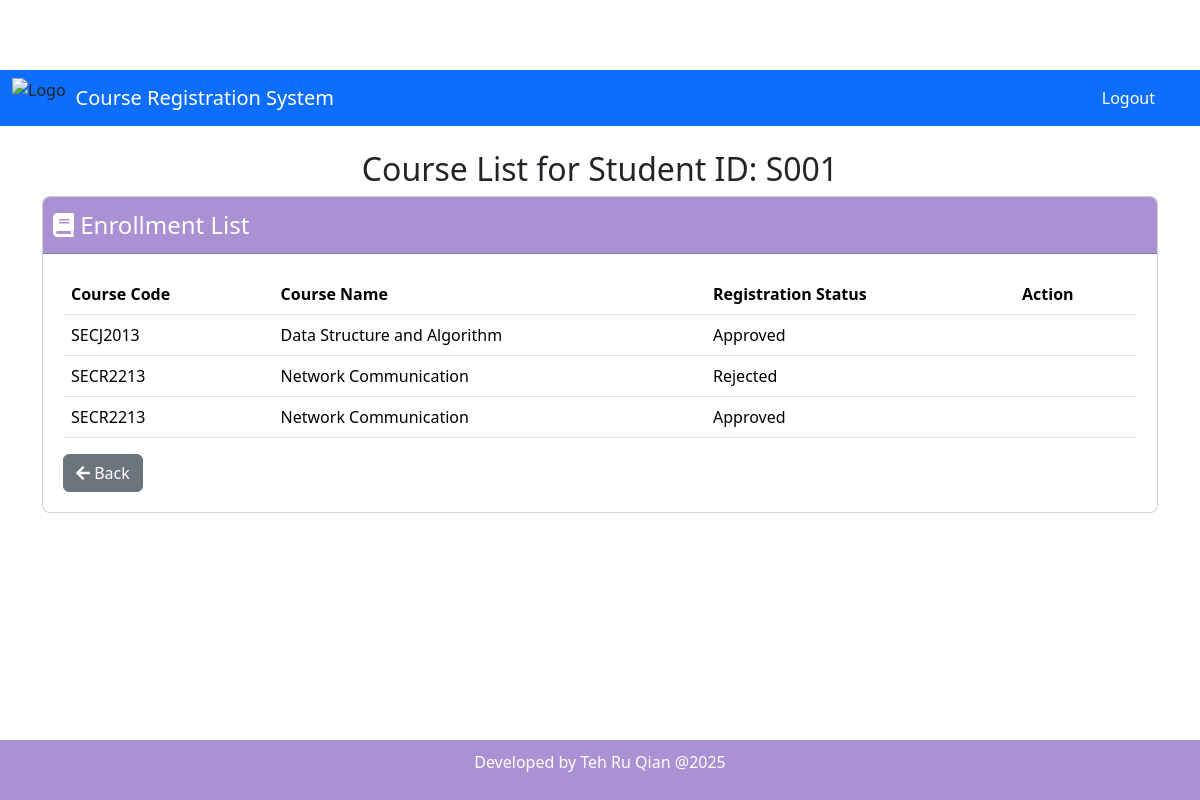
Screenshot of /lecturer/s_course_list.php?id=S001 (signed in) with the database file from the repository.
### tables this page shows
CREATE TABLE `tb_enrollments` (
  `enrollment_id` int(11) NOT NULL,
  `student_id` varchar(11) NOT NULL,
  `course_id` int(11) NOT NULL,
  `semester` varchar(20) NOT NULL,
  `registration_date` date NOT NULL DEFAULT current_timestamp(),
  `registration_status` int(5) NOT NULL
);

CREATE TABLE `tb_courses` (
  `course_id` int(11) NOT NULL,
  `course_name` varchar(100) NOT NULL,
  `course_code` varchar(20) NOT NULL,
  `course_description` text DEFAULT NULL,
  `lecturer_id` varchar(11) NOT NULL,
  `max_students` int(11) NOT NULL
);

CREATE TABLE `tb_status` (
  `s_id` int(5) NOT NULL,
  `s_desc` varchar(30) NOT NULL
);

### lecturer/s_course_list.php (the view, shortened to what this page needs)
<?php
include '../db_connect.php';
include '../headerlecturer.php';
$student_id = $_GET['id'];
$sql = "SELECT e.enrollment_id, c.course_code, c.course_name, e.registration_status
        FROM tb_enrollments e
        JOIN tb_courses c ON e.course_id = c.course_id
        WHERE e.student_id = ?";
$stmt = $conn->prepare($sql);
$stmt->bind_param("s", $student_id);
$stmt->execute();
$course_result = $stmt->get_result();
?>
<div class="container">
<br>
<div class="jumbotron">
    <h2 style="text-align: center;">Course List for Student ID: <?php echo htmlspecialchars($student_id); ?></h2>
    <div class="card mb-3" style="border-radius: 0.5rem; overflow: hidden;">
        <div class="card-header" style="background-color: #a991d4; color: white; padding: 10px; font-size: 1.5rem;">
            <i class="fas fa-book"></i> Enrollment List
        </div>
    <div class="card-body" style="padding: 20px;">
    <table class="table table-hover align-middle">
        <thead>
            <tr>
                <th>Course Code</th>
                <th>Course Name</th>
                <th>Registration Status</th>
                <th>Action</th>
            </tr>
        </thead>
        <tbody>
        <?php
        if ($course_result->num_rows > 0) {
            while ($course = $course_result->fetch_assoc()) {
                echo "<tr>";
                echo "<td>" . htmlspecialchars($course['course_code']) . "</td>";
                echo "<td>" . htmlspecialchars($course['course_name']) . "</td>";
                $registration_status = $course['registration_status'];
                $status_sql = "SELECT s_desc FROM tb_status WHERE s_id = '$registration_status'";
                $status_result = mysqli_query($conn, $status_sql);
                $status_row = mysqli_fetch_assoc($status_result);
                $registration_status_desc = $status_row['s_desc'];
                echo "<td>" . htmlspecialchars($registration_status_desc) . "</td>";
                if ($course['registration_status'] == '1') {
                    echo "<td class='text-left'><button class='btn btn-success' onclick=\"changeStatus('" . $course['enrollment_id'] . "')\">Approve</button></td>";
                } else {
                    echo "<td></td>";
                }
                echo "</tr>";
            }
        } else {
            echo "<tr><td colspan='4' class='text-center'>No courses found</td></tr>";
        }
        ?>
        </tbody>
    </table>
    <button type="button" class="btn btn-secondary" onclick="window.location.href='student_list.php'">
        <i class="fas fa-arrow-left"></i> Back
    </button>
</div>
<?php include '../footer.php';?>

### headerlecturer.php (shortened to what this page needs)
<!DOCTYPE html>
<html lang="en">
<head>
    <link href="../css/bootstrap.css" rel="stylesheet">
    <link rel="stylesheet" href="https://cdnjs.cloudflare.com/ajax/libs/font-awesome/5.15.4/css/all.min.css">
    <link rel="stylesheet" href="https://cdn.jsdelivr.net/npm/sweetalert2@11/dist/sweetalert2.min.css">
</head>
<body>
<nav class="navbar navbar-expand-lg bg-primary" data-bs-theme="dark">
  <div class="container-fluid">
  <img src="../img/logo_crs.png" alt="Logo" style="height: 40px; margin-right: 10px;">
    <a class="navbar-brand" href="../lecturer/lecturer_dashboard.php">Course Registration System</a>
    <div class="collapse navbar-collapse" id="navbarColor03">
      <ul class="navbar-nav ms-auto">
      <li class="nav-item">
          <a class="nav-link" href=""></a>
        </li>
        <li class="nav-item">
          <a class="nav-link" href=""></a>
        </li>
        <li class="nav-item">
          <a class="nav-link" href=""></a>
        </li>
        <li class="nav-item">
          <button type="button" class="btn btn-primary" style="margin-right: 20px;" onclick="window.location.href='../logout.php'">Logout</button>
        </li>
      </ul>
    </div>
  </div>
</nav>
</body>
</html>

### footer.php (shortened to what this page needs)
<!DOCTYPE html>
<html lang="en">
<head>
  <link href="css/bootstrap.min.css" rel="stylesheet">
</head>
<body>
<div class="footer">
  <p>Developed by Teh Ru Qian @2025</p>
</div>
</body>
</html>

### headerlecturer.php (style rules this page uses)
.navbar { position: fixed; width: 100%; top: 0; z-index: 1000; }
body { margin: 0; padding: 0; height: 100vh; display: flex; flex-direction: column; font-family: 'Inter', sans-serif; padding-top: 70px; background: white }

### footer.php (style rules this page uses)
.footer { position: fixed; left: 0; bottom: 0; width: 100%; background-color: #a991d4; color: white; text-align: center; padding: 10px; }

### rows the page displays
tb_enrollments: course.course_code "SECJ2013", course.course_name "Data Structure and Algorithm", registration_status.s_desc "Approved"
tb_enrollments: course.course_code "SECR2213", course.course_name "Network Communication", registration_status.s_desc "Rejected"
tb_enrollments: course.course_code "SECR2213", course.course_name "Network Communication", registration_status.s_desc "Approved"

### other values shown
$student_id "S001"
